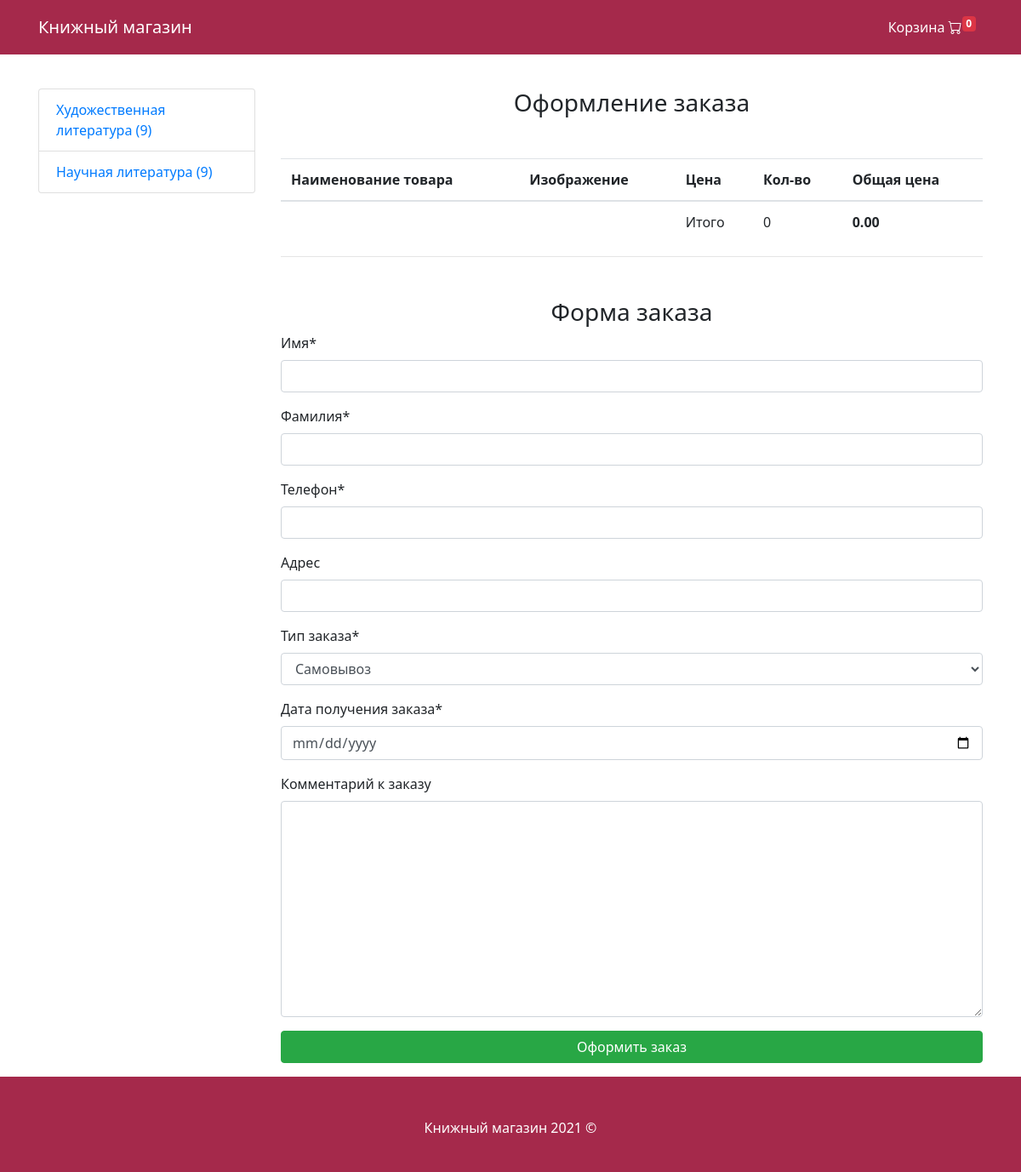
Screenshot of /checkout/ (signed in) with the database file from the repository.
### mainapp/models.py (models this page shows, shortened)
class Cart(models.Model):
    owner = models.ForeignKey('Customer', null=True, verbose_name='Владелец', on_delete=models.CASCADE)
    products = models.ManyToManyField(Cartproduct, blank=True, related_name='related_cart')
    total_products = models.PositiveIntegerField(default=0)
    final_price = models.DecimalField(max_digits=9, default=0, decimal_places=2, verbose_name='Общая цена')
    in_order = models.BooleanField(default=False)               # Статус или стадия заказа
    for_anonymous_user = models.BooleanField(default=False)     # Для незарегистрированных пользователей

class Category(models.Model):
    name = models.CharField(max_length=255, verbose_name='Имя категории')
    slug = models.SlugField(unique=True)
    objects = CategoryManager()
    def get_absolute_url(self):
        return reverse('category_detail', kwargs={'slug': self.slug})

### mainapp/views.py (the view)
# urls.py: path('checkout/', CheckoutView.as_view(), name='checkout'),
class CheckoutView(CartMixin, View):
    def get(self, request, *args, **kwargs):
        categories = Category.objects.get_categories_for_left_sidebar()
        form = OrderForm(request.POST or None)
        context = {
            'cart': self.cart,
            'categories': categories,
            'form': form
        }
        return render(request, 'checkout.html', context)

### mainapp/forms.py
class OrderForm(forms.ModelForm):
    def __init__(self, *args, **kwargs):
        super().__init__(*args, **kwargs)
        self.fields['order_date'].label = 'Дата получения заказа'
    order_date = forms.DateField(widget=forms.TextInput(attrs={'type': 'date'}))
    class Meta:
        model = Order
        fields = (
            'first_name', 'last_name', 'phone', 'address', 'buying_type', 'order_date', 'comment'
        )

### mainapp/mixins.py (called while the page is built)
    def dispatch(self, request, *args, **kwargs):
        if request.user.is_authenticated:
            customer = Customer.objects.filter(user=request.user).first()
            if not customer:
                customer = Customer.objects.create(
                    user = request.user
                )
            cart = Cart.objects.filter(owner=customer, in_order=False).first()
            if not cart:
                cart = Cart.objects.create(owner=customer)
        else:
            cart = Cart.objects.filter(for_anonymous_user=True).first()
            if not cart:
                cart = Cart.objects.create(for_anonymous_user=True)
        self.cart = cart
        return super().dispatch(request, *args, **kwargs)

### mainapp/models.py (called while the page is built)
def get_models_for_count(*model_names):
    return [models.Count(model_name) for model_name in model_names]

    def get_queryset(self):
        return super().get_queryset()

    def get_categories_for_left_sidebar(self):
        models = get_models_for_count('fictionbook', 'sciencebook')
        qs = list(self.get_queryset().annotate(*models))
        data = [
            dict(name=c.name, url=c.get_absolute_url(), count=getattr(c, self.CATEGORY_NAME_COUNT_NAME[c.name]))
            for c in qs
        ]
        return data

### mainapp/templates/checkout.html (shortened to what this page needs)
{% extends 'base.html' %}
{% load crispy_forms_tags %}
{% block content %}
<h3 class="text-center mt-5 mb-5">Оформление заказа</h3>
<table class="table">
    <thead>
        <tr>
            <th scope="col">Наименование товара</th>
            <th scope="col">Изображение</th>
            <th scope="col">Цена</th>
            <th scope="col">Кол-во</th>
            <th scope="col">Общая цена</th>
        </tr>
    </thead>
    <tbody>
    <tr>
        <td colspan='2'></td>
        <td>Итого</td>
        <td>{{ cart.total_products }}</td>
        <td><strong> {{ cart.final_price }} </strong></td>
    </tr>
    </tbody>
  </table>
<hr>
<h3 class="text-center mt-5 mb-2">Форма заказа</h3>
<form action="{% url 'make_order' %}" method='POST'>
    {{ form|crispy }}
    <input type="submit" class="btn btn-success btn-block mt-3 mb-3" value="Оформить заказ">
</form>
{% endblock content %}

### mainapp/templates/base.html (shortened to what this page needs)
{% load static %}
<!DOCTYPE html>
<html lang="en">
<head>
	<link rel="stylesheet" href="https://maxcdn.bootstrapcdn.com/bootstrap/4.0.0/css/bootstrap.min.css"
 />
	<link rel="stylesheet" href="https://cdn.jsdelivr.net/npm/bootstrap-icons@1.5.0/font/bootstrap-icons.css">
</head>
<body>
	<nav class="navbar navbar-expand-lg navbar-dark bg-dark fixed-top">
		<div class="container">
			<a class="navbar-brand" href="{% url 'base' %}">Книжный магазин</a>
			<div class="collapse navbar-collapse" id="navbarResponsive">
				<ul class="navbar-nav ml-auto">
					<li class="nav-item">
						<a class="nav-link font-weight-light text-white" href="{% url 'cart' %}">Корзина
							<i class="bi bi-cart"></i><sup class="badge badge-danger">{{ cart.products.count }}</sup>
						</a>
					</li>
				</ul>
			</div>
		</div>
	</nav>
	<div class="container">
		<div class="row">
			<div class="col-lg-3 mt-5">
				<div class="list-group font-weight-light">
					{% for category in categories %}
					<a href="{{ category.url }}" class="list-group-item">{{ category.name }} ({{ category.count }})</a>
					{% endfor %}
				</div>
			</div>
			<div class="col-lg-9">
				{% block content %}{% endblock content %}
			</div>
		</div>
	</div>
	<footer class="py-5 bg-dark">
		<div class="container">
			<p class="m-0 text-center text-white">Книжный магазин 2021 &copy; </p>
		</div>
	</footer>
</body>
</html>

### mainapp/templates/base.html (style rules this page uses)
.navbar, .py-5 { background-color: #a5294b !important; height: 4em; }
body { padding-top: 56px; font-family: 'Noto Sans', sans-serif; }
.pb-5, .py-5 { padding-bottom: 4rem!important; }

### rows the page displays
Cart: products.count "0", total_products "0", final_price "0.00"
Category: name "Художественная литература"
Category: name "Научная литература"

### other values shown
{{ category.count }} "9" "9"
